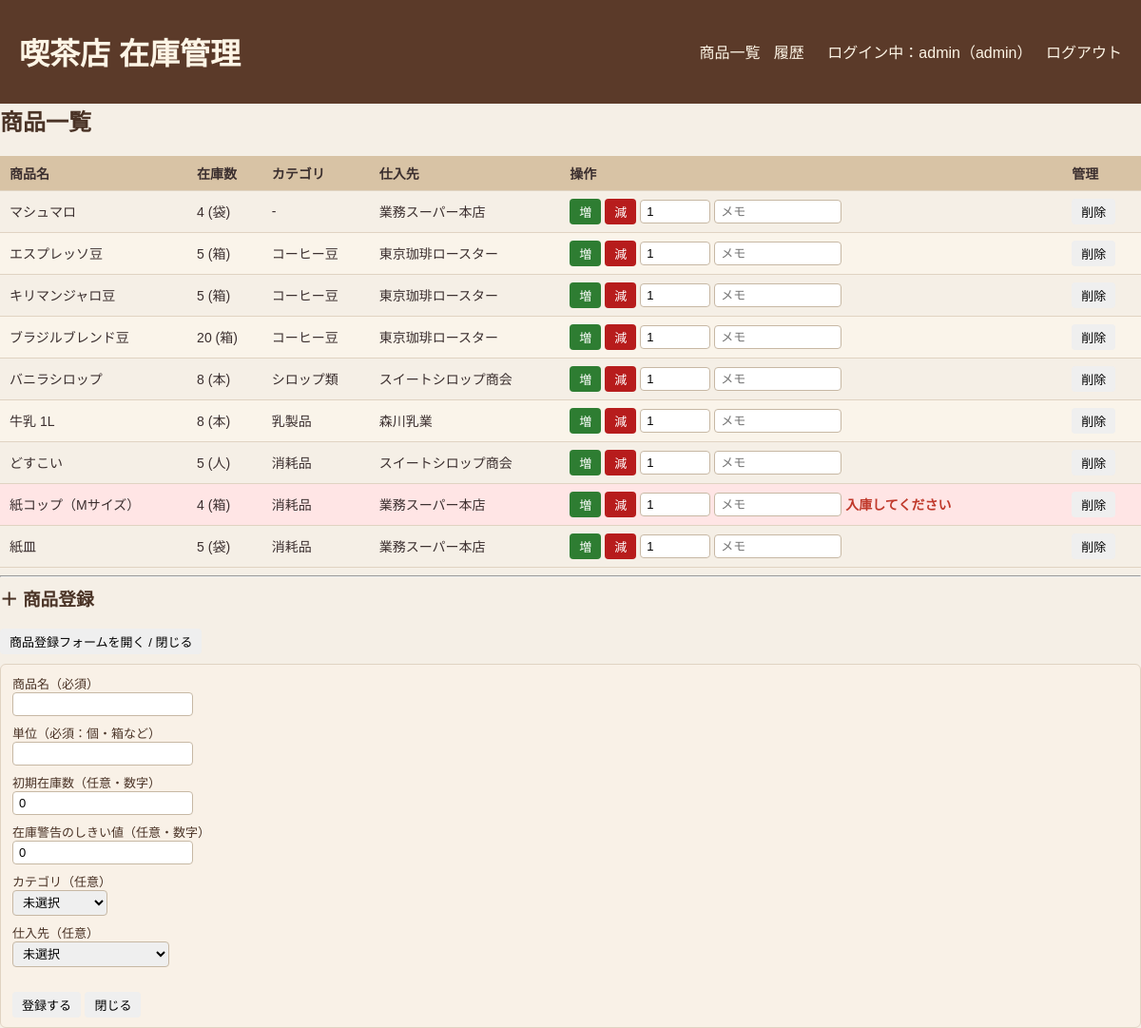
Page / (signed in) on the earlier database version.
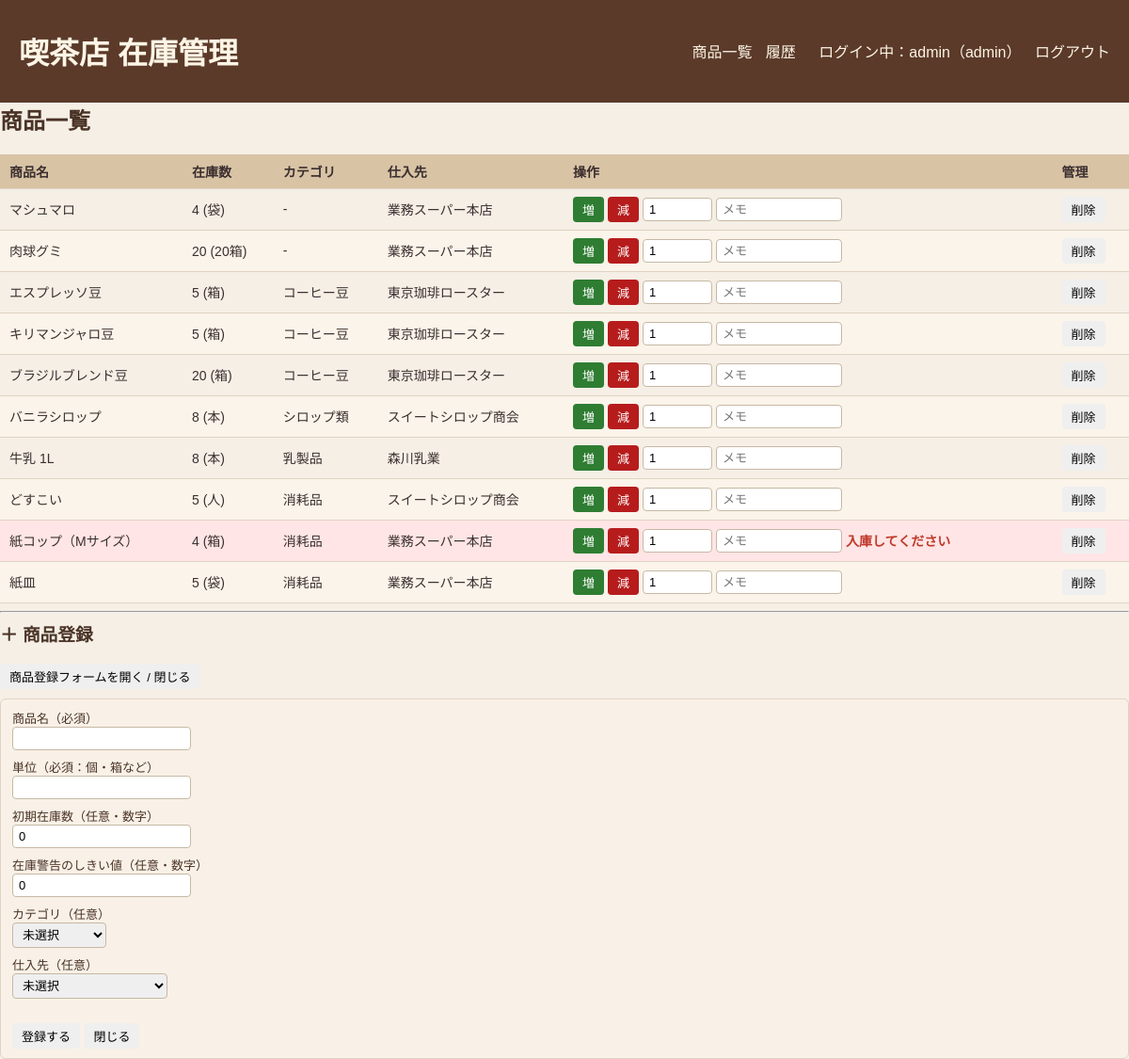
Same page on the later database version.
### tables this page shows
CREATE TABLE USERS (
    id INTEGER PRIMARY KEY,
    username TEXT NOT NULL UNIQUE,
    password_hash TEXT NOT NULL,
    role TEXT NOT NULL,
    created_at DATETIME DEFAULT CURRENT_TIMESTAMP
);

CREATE TABLE ITEMS (
    id INTEGER PRIMARY KEY,
    name TEXT NOT NULL,
    unit TEXT NOT NULL,
    stock INTEGER NOT NULL DEFAULT 0,
    threshold INTEGER NOT NULL DEFAULT 0,
    is_active INTEGER NOT NULL DEFAULT 1,   -- 0 or 1
    category_id INTEGER,
    supplier_id INTEGER,
    created_at DATETIME DEFAULT CURRENT_TIMESTAMP,
    FOREIGN KEY (category_id) REFERENCES CATEGORIES(id),
    FOREIGN KEY (supplier_id) REFERENCES SUPPLIERS(id)
);

CREATE TABLE SUPPLIERS (
    id INTEGER PRIMARY KEY,
    name TEXT NOT NULL,
    contact TEXT,
    email TEXT,
    created_at DATETIME DEFAULT CURRENT_TIMESTAMP
);

CREATE TABLE CATEGORIES (
    id INTEGER PRIMARY KEY,
    name TEXT NOT NULL,
    description TEXT,
    created_at DATETIME DEFAULT CURRENT_TIMESTAMP
);

### app.py (the view)
@app.route("/")
@login_required
def item_list():
    db = get_db()
    items = db.execute(
        """
        SELECT
            ITEMS.id,
            ITEMS.name,
            ITEMS.unit,
            ITEMS.stock,
            ITEMS.threshold,
            CATEGORIES.name AS category_name,
            SUPPLIERS.name AS supplier_name
        FROM ITEMS
        LEFT JOIN CATEGORIES ON ITEMS.category_id = CATEGORIES.id
        LEFT JOIN SUPPLIERS ON ITEMS.supplier_id = SUPPLIERS.id
        WHERE ITEMS.is_active = 1
        ORDER BY
            CATEGORIES.name ASC,   -- カテゴリ名で並べ替え
            ITEMS.name ASC         -- 同じカテゴリ内は商品名順
        """
    ).fetchall()
    categories = db.execute(
        "SELECT id, name FROM CATEGORIES ORDER BY name"
    ).fetchall()
    suppliers = db.execute(
        "SELECT id, name FROM SUPPLIERS ORDER BY name"
    ).fetchall()
    return render_template(
        "items.html",
        items=items,
        categories=categories,
        suppliers=suppliers
    )

### app.py (called while the page is built)
def get_db():
    if "db" not in g:
        conn = sqlite3.connect(DATABASE)
        conn.row_factory = sqlite3.Row  # 行を dict っぽく扱えるようにする
        conn.execute("PRAGMA foreign_keys = ON;")
        g.db = conn
    return g.db

@app.before_request
def load_logged_in_user():
    user_id = session.get("user_id")
    if user_id is None:
        g.user = None
    else:
        db = get_db()
        user = db.execute(
            "SELECT id, username, role FROM USERS WHERE id = ?",
            (user_id,)
        ).fetchone()
        g.user = user

def login_required(view):
    @wraps(view)
    def wrapped_view(**kwargs):
        if g.user is None:
            flash("このページを見るにはログインが必要です。", "error")
            return redirect(url_for("login"))
        return view(**kwargs)
    return wrapped_view

### templates/items.html (shortened to what this page needs)
{% extends "base.html" %}
{% block content %}
  <h2>商品一覧</h2>
  {% if items %}
    <table>
      <thead>
        <tr>
          <th>商品名</th>
          <th>在庫数</th>
          <th>カテゴリ</th>
          <th>仕入先</th>
          <th>操作</th>
          {% if g.user and g.user["role"] == "admin" %}
            <th>管理</th>
          {% endif %}
        </tr>
      </thead>
      <tbody>
        {% for item in items %}
          <tr class="{% if item.stock < item.threshold %}low-stock{% endif %}">
            <td>{{ item.name }}</td>
            <td>{{ item.stock }} ({{ item.unit }})</td>
            <td>{{ item.category_name or "-" }}</td>
            <td>{{ item.supplier_name or "-" }}</td>
            <td>
              <form method="post" action="{{ url_for('update_stock') }}" style="display:inline-flex; gap:4px; align-items:center;">
                <button type="submit" name="action" value="in">増</button>
                <button type="submit" name="action" value="out">減</button>
                <input type="number" name="quantity" value="1" min="1" style="width:60px;">
                <input type="text" name="memo" placeholder="メモ" style="width:120px;">
                {% if item.stock < item.threshold %}
                  <span class="alert-text">入庫してください</span>
                {% endif %}
              </form>
            </td>
            {% if g.user and g.user["role"] == "admin" %}
              <td>
                <form method="post" action="{{ url_for('item_delete', item_id=item.id) }}" style="display:inline;">
                  <button type="submit" onclick="return confirm('{{ item.name }} を削除しますか？');">
                    削除
                  </button>
                </form>
              </td>
            {% endif %}
          </tr>
        {% endfor %}
      </tbody>
    </table>
  {% else %}
    <p>登録されている商品はまだありません。</p>
  {% endif %}
  {% if g.user and g.user["role"] == "admin" %}
    <hr>
    <h3>＋ 商品登録</h3>
    <button type="button" onclick="toggleForm()">商品登録フォームを開く / 閉じる</button>
    <div id="register-form">
      <form method="post" action="{{ url_for('item_create') }}">
        <div>
          <label>商品名（必須）</label><br>
          <input type="text" name="name" required>
        </div>
        <div>
          <label>単位（必須：個・箱など）</label><br>
          <input type="text" name="unit" required>
        </div>
        <div>
          <label>初期在庫数（任意・数字）</label><br>
          <input type="number" name="stock" value="0">
        </div>
        <div>
          <label>在庫警告のしきい値（任意・数字）</label><br>
          <input type="number" name="threshold" value="0">
        </div>
        <div>
          <label>カテゴリ（任意）</label><br>
          <select name="category_id">
            <option value="">未選択</option>
          </select>
        </div>
        <div>
          <label>仕入先（任意）</label><br>
          <select name="supplier_id">
            <option value="">未選択</option>
          </select>
        </div>
        <br>
        <button type="submit">登録する</button>
        <button type="button" onclick="toggleForm()">閉じる</button>
      </form>
    </div>
  {% endif %}
{% endblock %}

### templates/base.html (shortened to what this page needs)
<!doctype html>
<html lang="ja">
  <head>
    <link rel="stylesheet" href="{{ url_for('static', filename='style.css') }}">
  </head>
  <body>
    <header>
      <h1>喫茶店 在庫管理</h1>
      <nav>
        <a href="{{ url_for('item_list') }}">商品一覧</a>
        {% if g.user and g.user["role"] == "admin" %}
          <a href="{{ url_for('movement_list') }}">履歴</a>
        {% endif %}
        {% if request.endpoint != 'login' %}
          {% if g.user %}
            <span>ログイン中：{{ g.user["username"] }}（{{ g.user["role"] }}）</span>
            <a href="{{ url_for('logout') }}" style="margin-left: 10px;">ログアウト</a>
          {% endif %}
        {% endif %}
      </nav>
    </header>
    {% block content %}{% endblock %}
  </body>
</html>

### static/style.css (style rules this page uses)
body { margin: 0; padding: 0; font-family: "Yu Gothic", "Hiragino Sans", "Meiryo", sans-serif; background: #f5efe6; color: #3b2f2f; }
header { background: #5b3a29; color: #fdf5e6; padding: 10px 20px; display: flex; align-items: center; justify-content: space-between; }
header a { color: #fdf5e6; text-decoration: none; margin-left: 10px; }
h2, h3 { margin-top: 0; color: #4a3326; }
table { width: 100%; border-collapse: collapse; margin-top: 10px; font-size: 14px; }
thead { background: #d8c3a5; }
th, td { padding: 8px 10px; border-bottom: 1px solid #e0d3c2; text-align: left; }
tbody tr:nth-child(even) { background: #faf4ea; }
.low-stock { background: #ffe5e5 !important; }
.low-stock .alert-text { color: #c0392b; font-weight: bold; }
button { border: none; padding: 4px 10px; border-radius: 4px; font-size: 13px; cursor: pointer; }
button[name="action"][value="in"] { background: #2e7d32; color: #ffffff; }
button[name="action"][value="out"] { background: #b71c1c; color: #ffffff; }
input[type="text"], input[type="number"], select { padding: 4px 6px; border-radius: 4px; border: 1px solid #c7b8a4; font-size: 13px; }
#register-form { margin-top: 10px; padding: 10px 12px; background: #f9f1e7; border-radius: 6px; border: 1px solid #e0d3c2; }
#register-form label { font-size: 13px; color: #4a3326; }
#register-form div { margin-bottom: 8px; }

Differences in the rows shown:
added ITEMS: name "肉球グミ", stock "20", unit "20箱", category_name "-", name "業務スーパー本店"
